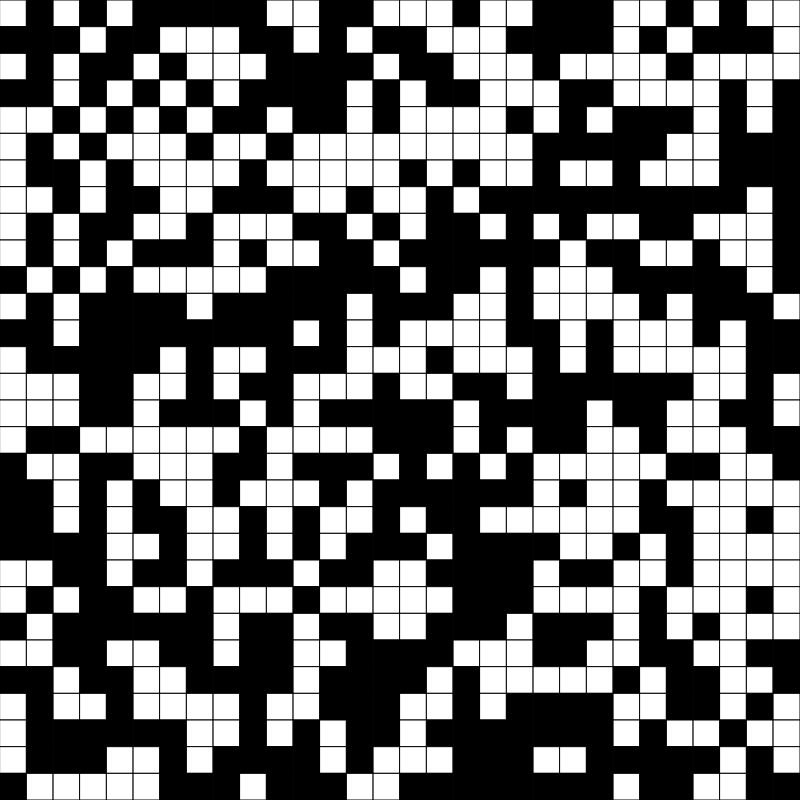
Frame 1 (no input)
Frame 60 (no input): identical to frame 1, image omitted
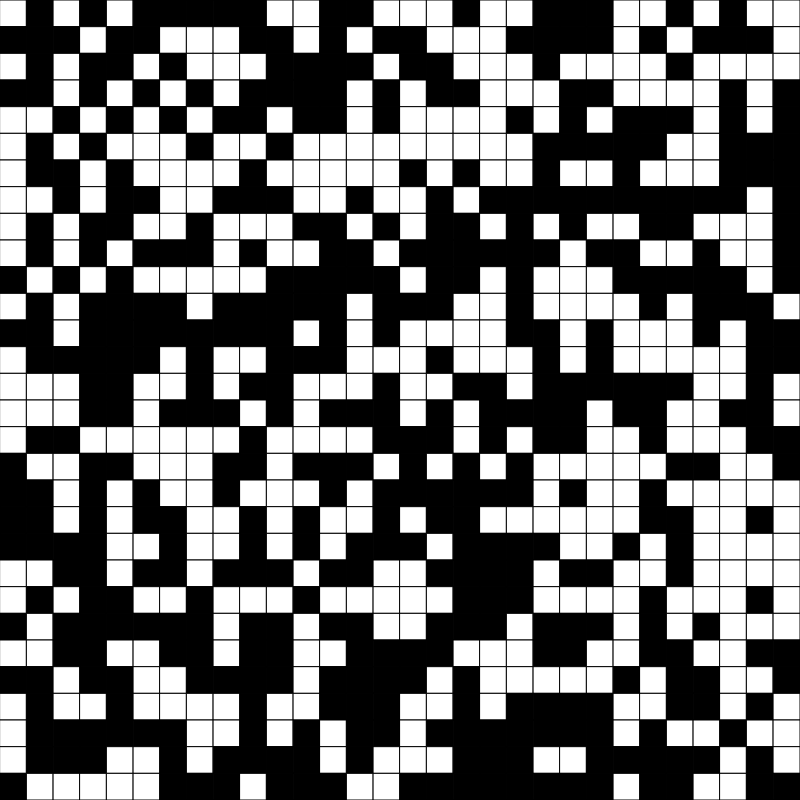
Frame 120 (the mouse pressed at the canvas centre since frame 60)

The p5.js sketch that drew these frames (run headless with seeded random() and noise() and a simulated clock; from frame 60 on, the mouse is pressed at the canvas centre):

// p5.js sketch
// ── sketch.js
let grid = [];
let cols = 30;
let rows = 30;

function setup() {
  createCanvas(800, 800);
  grid = make2dArray(cols, rows);
}

function draw() {
  background(220);
  displayGrid(grid);
  fill(random(0,255));
}

function keyTyped(){
  if (key === 'r'){
    
  }
  if(key === 'c'){
    for(let x = 0; x< cols; x++){
      for (let y = 0; y < rows; y++){
        grid[y][x] = 1;
      }
    }
  }
}

function mousePressed(){
  let cellSize = width/cols;
  let xcoord = floor(mouseX/cellSize);
  let ycoord = floor(mouseY/cellSize);
  if (grid[ycoord][xcoord] === 1){
    grid[ycoord][xcoord] = 0;
  }
  else{
    grid[ycoord][xcoord] = 1;
  }
}

function displayGrid(theGrid){
  //assumes the grid is a square
  let cellSize = width/ cols;
  for(let y = 0; y < rows; y++){
    for(let x = 0; x< cols; x++){
      if (theGrid[y][x]===0){
        fill(255);
      }
      else{
        fill(0);
      }
      rect(x * cellSize, y * cellSize, cellSize, cellSize);
    }
  }
}

function make2dArray(cols, rows){
  let someArray = [];
  for(let i = 0; i<cols;i++){
    someArray.push([]);
    for (let j = 0; j<rows;j++){
      if(random(100)<50){
        someArray[i].push(1);
      }
      else{
        someArray[i].push(0);
      }
    }
  }
  return someArray;
}
